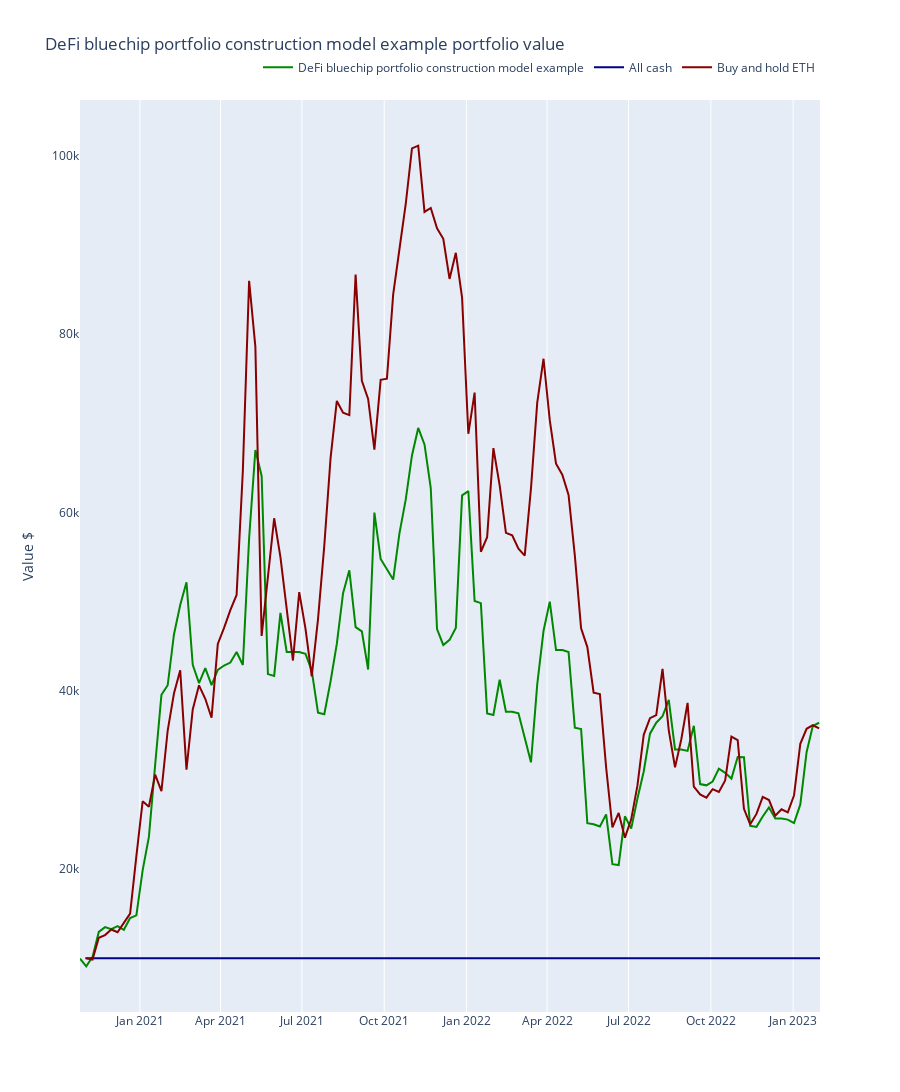

The cell this chart's notebook holds for it:
### Markdown cell above
## Benchmarking the strategy performance

Here we benchmark the strategy performance against some baseline scenarios.

- Buy and hold ETH
- Buy and hold US Dollar (do nothing)

### Code cell
from tradeexecutor.visual.benchmark import visualise_benchmark

eth_usd = universe.get_pair_by_human_description((ChainId.ethereum, "uniswap-v2", "WETH", "USDC"))
eth_candles = universe.universe.candles.get_candles_by_pair(eth_usd.internal_id)
eth_price = eth_candles["close"]

fig = visualise_benchmark(
    state.name,
    portfolio_statistics=state.stats.portfolio,
    all_cash=state.portfolio.get_initial_deposit(),
    buy_and_hold_asset_name="ETH",
    buy_and_hold_price_series=eth_price,
    start_at=start_at,
    end_at=end_at
)

fig.show()
